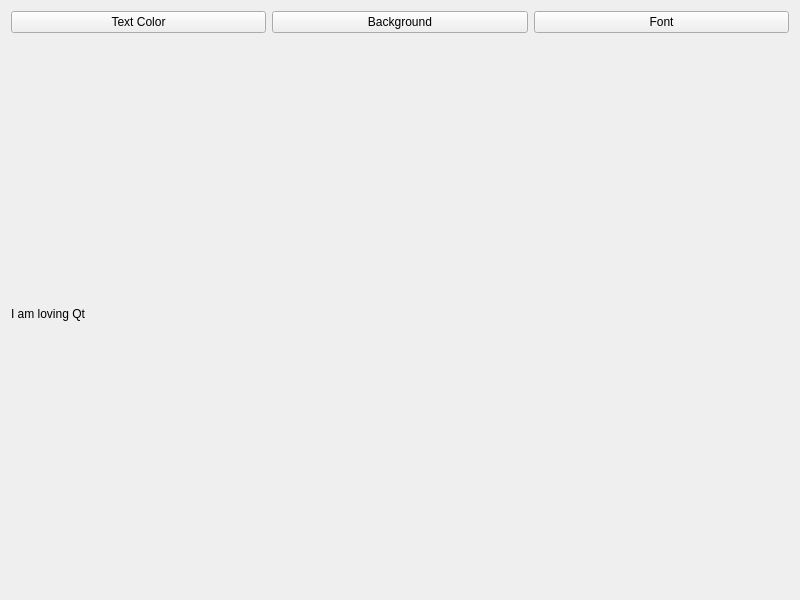
<?xml version="1.0" encoding="UTF-8"?>
<ui version="4.0">
 <class>Widget</class>
 <widget class="QWidget" name="Widget">
  <property name="geometry">
   <rect>
    <x>0</x>
    <y>0</y>
    <width>800</width>
    <height>600</height>
   </rect>
  </property>
  <property name="windowTitle">
   <string>Widget</string>
  </property>
  <layout class="QVBoxLayout" name="verticalLayout_2">
   <item>
    <layout class="QVBoxLayout" name="verticalLayout">
     <item>
      <layout class="QHBoxLayout" name="horizontalLayout">
       <item>
        <widget class="QPushButton" name="textColorButton">
         <property name="text">
          <string>Text Color</string>
         </property>
        </widget>
       </item>
       <item>
        <widget class="QPushButton" name="backgroundButton">
         <property name="text">
          <string>Background</string>
         </property>
        </widget>
       </item>
       <item>
        <widget class="QPushButton" name="fontButton">
         <property name="text">
          <string>Font</string>
         </property>
        </widget>
       </item>
      </layout>
     </item>
     <item>
      <widget class="QLabel" name="label">
       <property name="text">
        <string>I am loving Qt</string>
       </property>
      </widget>
     </item>
    </layout>
   </item>
  </layout>
 </widget>
 <resources/>
 <connections/>
</ui>
